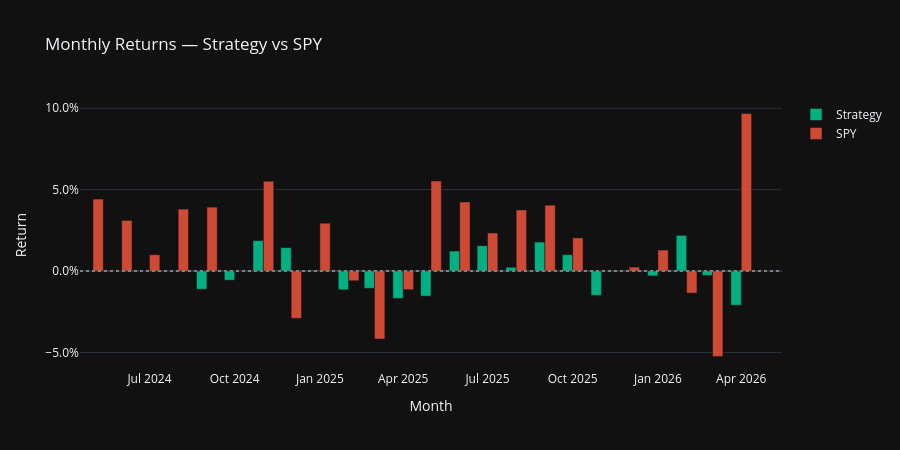

Notebook code cell kept with this figure:
### Code cell
#### Plot 3: Monthly Returns — Strategy vs SPY
#### Purpose: Month-by-month attribution — identifies which periods drove outperformance

#### Strategy monthly returns: last NAV / first NAV of each month - 1
nav_monthly = ledger['mkt_value'].dropna().copy()
nav_monthly.index = pd.to_datetime(nav_monthly.index)
monthly_strat = nav_monthly.resample('ME').last() / nav_monthly.resample('ME').first() - 1

#### SPY monthly returns over the same window
spy_mo = spy_normalized.reindex(ledger.index).dropna()
spy_mo.index = pd.to_datetime(spy_mo.index)
monthly_spy = spy_mo.resample('ME').last() / spy_mo.resample('ME').first() - 1

months_common = monthly_strat.index.intersection(monthly_spy.index)
x_labs = [d.strftime('%Y-%m') for d in months_common]

fig3 = go.Figure()
fig3.add_trace(go.Bar(
    x=x_labs,
    y=monthly_strat.loc[months_common].values,
    name='Strategy',
    marker_color='#00CC96',
    opacity=0.85,
))
fig3.add_trace(go.Bar(
    x=x_labs,
    y=monthly_spy.loc[months_common].values,
    name='SPY',
    marker_color='#EF553B',
    opacity=0.85,
))
fig3.add_hline(y=0, line_dash='dot', line_color='gray')
fig3.update_layout(
    template=PLOTLY_THEME,
    title='Monthly Returns — Strategy vs SPY',
    xaxis_title='Month',
    yaxis_title='Return',
    yaxis=dict(tickformat='.1%'),
    barmode='group',
    height=450,
)
fig3.show()
fig3.write_html("charts/monthly_returns.html", include_plotlyjs="cdn")

### Figure 1 — Plotly figure (JSON) as saved in the notebook; plotly's stock layout.template omitted (floating-point values rounded to 4 significant figures)
{"data": [{"marker": {"color": "#00CC96"}, "name": "Strategy", "opacity": 0.85, "x": ["2024-05", "2024-06", "2024-07", "2024-08", "2024-09", "2024-10", "2024-11", "2024-12", "2025-01", "2025-02", "2025-03", "2025-04", "2025-05", "2025-06", "2025-07", "2025-08", "2025-09", "2025-10", "2025-11", "2025-12", "2026-01", "2026-02", "2026-03", "2026-04", "2026-05"], "y": [0.0, 0.0, 0.0, 0.0, -0.01116, -0.005627, 0.01869, 0.0144, 0.0005376, -0.01149, -0.01063, -0.0168, -0.01544, 0.01229, 0.01554, 0.002306, 0.0178, 0.01004, -0.01497, 0.000316, -0.003002, 0.02191, -0.002686, -0.02099, 0.0], "type": "bar"}, {"marker": {"color": "#EF553B"}, "name": "SPY", "opacity": 0.85, "x": ["2024-05", "2024-06", "2024-07", "2024-08", "2024-09", "2024-10", "2024-11", "2024-12", "2025-01", "2025-02", "2025-03", "2025-04", "2025-05", "2025-06", "2025-07", "2025-08", "2025-09", "2025-10", "2025-11", "2025-12", "2026-01", "2026-02", "2026-03", "2026-04", "2026-05"], "y": [0.04423, 0.03111, 0.01003, 0.03807, 0.03927, 3.517e-05, 0.05518, -0.02907, 0.02939, -0.006006, -0.04176, -0.01146, 0.05537, 0.04242, 0.02336, 0.03752, 0.04047, 0.02036, 7.317e-05, 0.002426, 0.01288, -0.01355, -0.05251, 0.09679, 0.0], "type": "bar"}], "layout": {"shapes": [{"line": {"color": "gray", "dash": "dot"}, "type": "line", "x0": 0, "x1": 1, "xref": "x domain", "y0": 0, "y1": 0, "yref": "y"}], "yaxis": {"title": {"text": "Return"}, "tickformat": ".1%"}, "title": {"text": "Monthly Returns — Strategy vs SPY"}, "xaxis": {"title": {"text": "Month"}}, "barmode": "group", "height": 450}}
